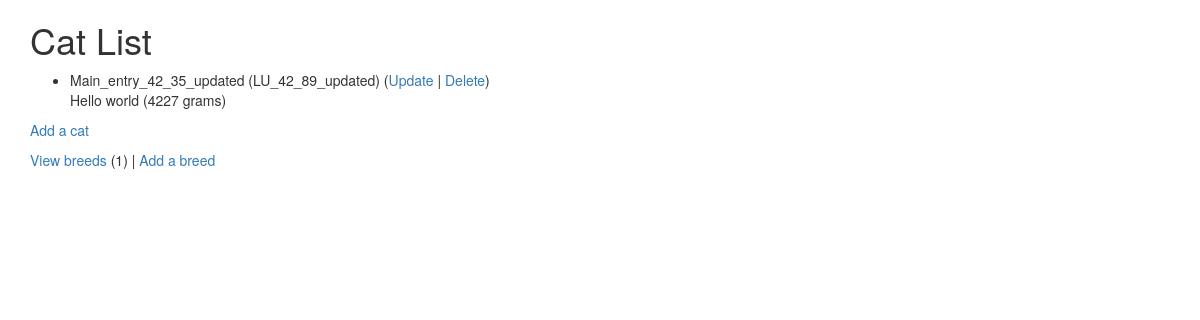
Screenshot of /cats/ (signed in) with the database file from the repository.
### cats/models.py (models this page shows, shortened)
class Cat(models.Model):
    nickname = models.CharField(
            max_length=200,
            validators=[MinLengthValidator(2, "Nickname must be greater than 1 character")]
    )
    weight = models.PositiveIntegerField()
    foods = models.CharField(max_length=300)
    breed = models.ForeignKey('Breed', on_delete=models.CASCADE, null=False)

class Breed(models.Model):
    name = models.CharField(
            max_length=200,
            validators=[MinLengthValidator(2, "Breed must be greater than 1 character")]
    )
    def __str__(self):
        return self.name

### cats/views.py (the view)
# urls.py: path('', views.MainView.as_view(), name='all'),
class MainView(LoginRequiredMixin, View):
    def get(self, request):
        bc = Breed.objects.all().count()
        cl = Cat.objects.all()
        ctx = {'breed_count': bc, 'cat_list': cl}
        return render(request, 'cats/cat_list.html', ctx)

### main/context_processors.py (called while the page is built)
def settings(request):
    return {
        'settings': django_settings,
    }

### cats/templates/cats/cat_list.html
{% extends "base_bootstrap.html" %}
{% block content %}
  <h1>Cat List</h1>
  {% if cat_list %}
  <ul>
    {% for cat in cat_list %}
      <li>
          {{ cat.nickname }} ({{ cat.breed }})
          (<a href="{% url 'cats:cat_update' cat.id %}">Update</a> |
          <a href="{% url 'cats:cat_delete' cat.id %}">Delete</a>) <br/>
          {{ cat.foods }} ({{ cat.weight }} grams)
      </li>
    {% endfor %}
  </ul>
  {% else %}
    <p>There are no cats in the library.</p>
  {% endif %}
  <p>
    {% if breed_count > 0 %}
      <a href="{% url 'cats:cat_create' %}">Add a cat</a>
    {% else %}
      Please add a breed before you add a cat.
    {% endif %}
  </p>
  <p>
  <a href="{% url 'cats:breed_list' %}">View breeds</a> ({{ breed_count }}) |
    <a href="{% url 'cats:breed_create' %}">Add a breed</a>
  </p>
{% endblock %}

### rows the page displays
Cat: nickname "Main_entry_42_35_updated", breed "LU_42_89_updated", foods "Hello world", weight "4227"

### other values shown
{{ breed_count }} "1"
